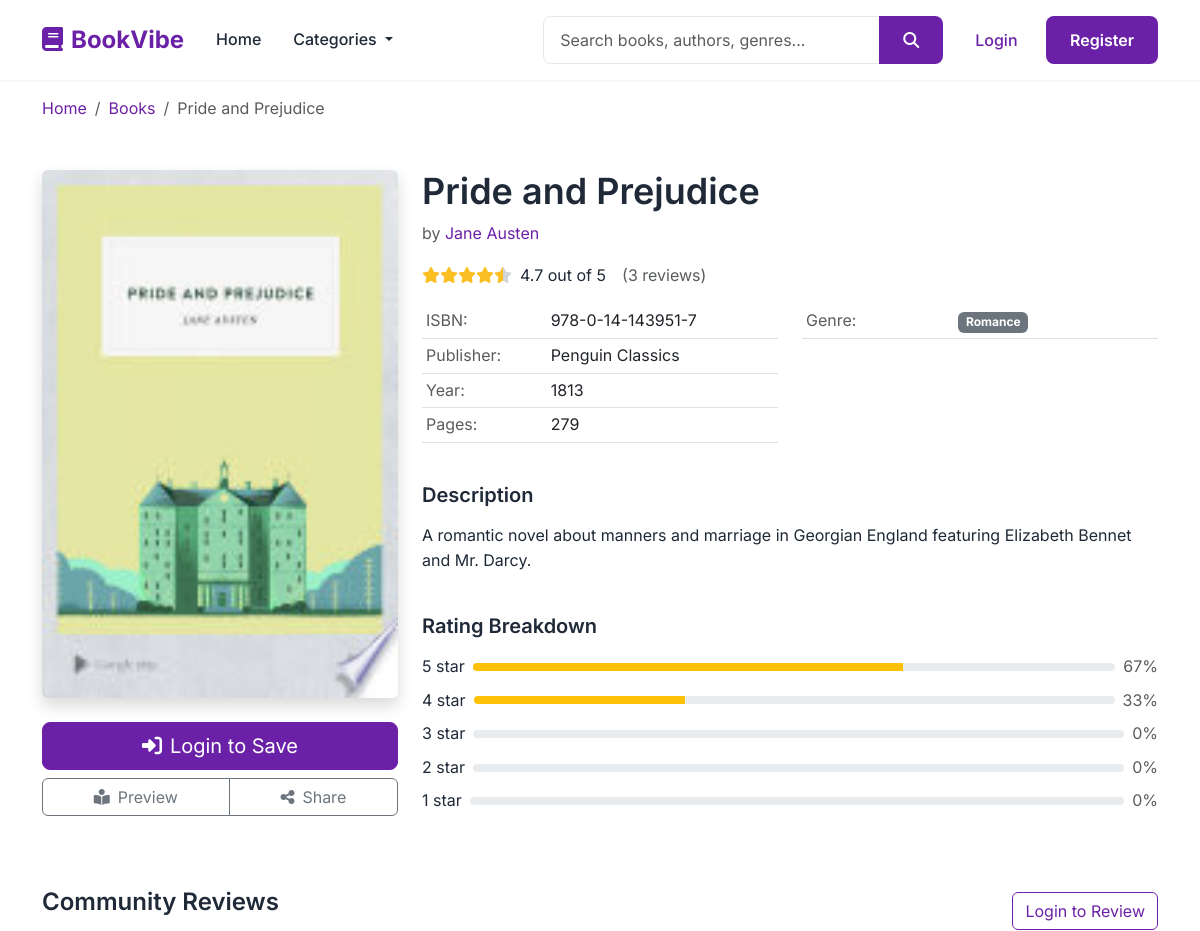
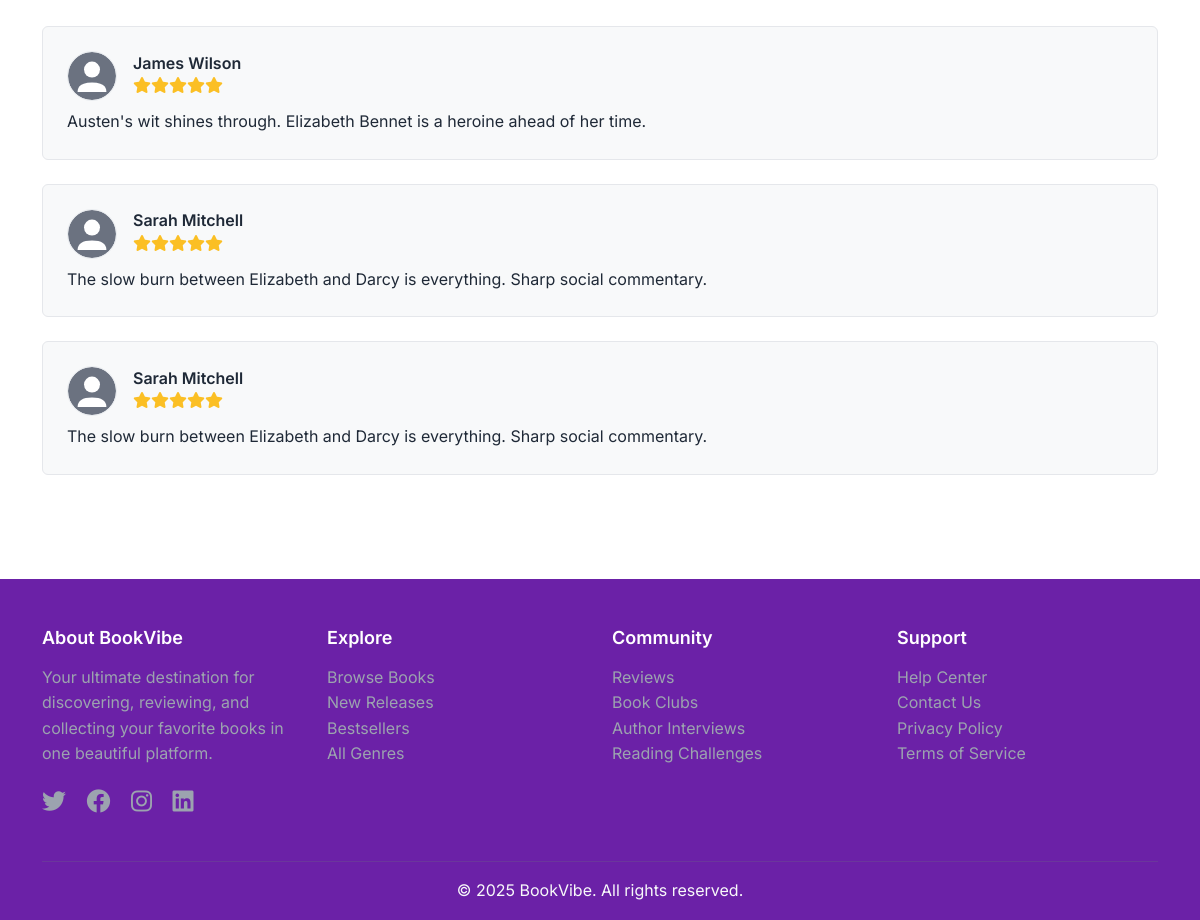
Screenshot of /frontend/book_detail.php?id=4 with the database file from the repository (2 pictures, top to bottom).
### tables this page shows
CREATE TABLE books (
    book_id INT PRIMARY KEY AUTO_INCREMENT,
    title VARCHAR(255) NOT NULL,
    author VARCHAR(255) NOT NULL,
    isbn VARCHAR(20) UNIQUE,
    publisher VARCHAR(255),
    publication_year INT,
    page_count INT,
    description TEXT,
    cover_image VARCHAR(255),
    genre_id INT,
    price DECIMAL(8,2),
    sale_price DECIMAL(8,2),
    avg_rating DECIMAL(3,2) DEFAULT 0.00,
    review_count INT DEFAULT 0,
    created_at TIMESTAMP DEFAULT CURRENT_TIMESTAMP,
    updated_at TIMESTAMP DEFAULT CURRENT_TIMESTAMP ON UPDATE CURRENT_TIMESTAMP,
    
    FOREIGN KEY (genre_id) REFERENCES genres(genre_id) ON DELETE SET NULL,
    INDEX idx_title (title),
    INDEX idx_author (author),
    INDEX idx_genre (genre_id),
    INDEX idx_rating (avg_rating),
    INDEX idx_year (publication_year),
    FULLTEXT idx_search (title, author, description)
);

CREATE TABLE genres (
    genre_id INT PRIMARY KEY AUTO_INCREMENT,
    genre_name VARCHAR(50) UNIQUE NOT NULL,
    genre_icon VARCHAR(50),
    display_order INT DEFAULT 0,
    book_count INT DEFAULT 0,
    
    INDEX idx_name (genre_name),
    INDEX idx_order (display_order)
);

CREATE TABLE reviews (
    review_id INT PRIMARY KEY AUTO_INCREMENT,
    user_id INT NOT NULL,
    book_id INT NOT NULL,
    rating INT NOT NULL CHECK (rating >= 1 AND rating <= 5),
    review_title VARCHAR(200),
    review_text TEXT,
    is_public BOOLEAN DEFAULT TRUE,
    helpful_count INT DEFAULT 0,
    created_at TIMESTAMP DEFAULT CURRENT_TIMESTAMP,
    updated_at TIMESTAMP DEFAULT CURRENT_TIMESTAMP ON UPDATE CURRENT_TIMESTAMP,
    
    FOREIGN KEY (user_id) REFERENCES users(user_id) ON DELETE CASCADE,
    FOREIGN KEY (book_id) REFERENCES books(book_id) ON DELETE CASCADE,
    UNIQUE KEY unique_user_book (user_id, book_id),
    INDEX idx_user (user_id),
    INDEX idx_book (book_id),
    INDEX idx_rating (rating),
    INDEX idx_public (is_public),
    INDEX idx_created (created_at)
);

CREATE TABLE users (
    user_id INT PRIMARY KEY AUTO_INCREMENT,
    full_name VARCHAR(100) NOT NULL,
    email VARCHAR(255) UNIQUE NOT NULL,
    password_hash VARCHAR(255) NOT NULL,
    profile_picture VARCHAR(255) DEFAULT 'default.jpg',
    bio TEXT,
    favorite_genres JSON,
    created_at TIMESTAMP DEFAULT CURRENT_TIMESTAMP,
    last_login TIMESTAMP NULL,
    is_active BOOLEAN DEFAULT TRUE,
    
    INDEX idx_email (email),
    INDEX idx_active (is_active)
);

### frontend/book_detail.php (the view, shortened to what this page needs)
<?php
include 'includes/header.php';
$bookId = isset($_GET['id']) ? (int)$_GET['id'] : 0;
try {
    $sql_book = "
        SELECT
            b.*,
            g.genre_name
        FROM
            books b
        LEFT JOIN
            genres g ON b.genre_id = g.genre_id
        WHERE
            b.book_id = ?";
    $stmt = $pdo->prepare($sql_book);
    $stmt->execute([$bookId]);
    $book = $stmt->fetch(PDO::FETCH_ASSOC);
    $book['rating'] = round($book['avg_rating'], 1);
    $book['reviews'] = $book['review_count'];
    $book['cover'] = 'assets/images/books/' . $book['cover_image'];
    $sql_reviews = "
        SELECT
            r.*,
            u.full_name AS user_name,
            u.profile_picture AS avatar
        FROM
            reviews r
        JOIN
            users u ON r.user_id = u.user_id
        WHERE
            r.book_id = ?
        ORDER BY
            r.created_at DESC
    ";
    $stmt = $pdo->prepare($sql_reviews);
    $stmt->execute([$bookId]);
    $reviews = $stmt->fetchAll(PDO::FETCH_ASSOC);
    $ratingsBreakdown = [];
    $sql_breakdown = "
        SELECT
            rating,
            COUNT(review_id) AS count
        FROM
            reviews
        WHERE
            book_id = ?
        GROUP BY
            rating
        ORDER BY
            rating DESC";
    $stmt = $pdo->prepare($sql_breakdown);
    $stmt->execute([$bookId]);
    $breakdown_results = $stmt->fetchAll(PDO::FETCH_ASSOC);
    $total_reviews_count = $book['reviews'];
    for ($i = 5; $i >= 1; $i--) {
        $found = false;
        foreach ($breakdown_results as $row) {
            if ($row['rating'] == $i) {
                $ratingsBreakdown[$i] = $total_reviews_count > 0 ?
                                        round(($row['count'] / $total_reviews_count) * 100) : 0;
                $found = true;
                break;
            }
        }
        if (!$found) {
            $ratingsBreakdown[$i] = 0;
        }
    }
} catch (PDOException $e) {
    error_log("Database error in book_detail.php: " . $e->getMessage());
    echo '<div class="container mt-5"><div class="alert alert-danger">Error: Unable to load book details.</div></div>';
    include 'includes/footer.php';
    exit;
}
?>
<nav aria-label="breadcrumb" class="container mt-3">
    <ol class="breadcrumb">
        <li class="breadcrumb-item"><a href="index.php">Home</a></li>
        <li class="breadcrumb-item"><a href="browse.php">Books</a></li>
        <li class="breadcrumb-item active" aria-current="page"><?php echo htmlspecialchars($book['title']); ?></li>
    </ol>
</nav>
<div class="container my-5">
    <div class="row">
        <div class="col-lg-4 mb-4">
            <div class="position-relative">
                <img src="<?php echo $book['cover']; ?>" alt="<?php echo htmlspecialchars($book['title']); ?>"
                     class="img-fluid rounded shadow book-detail-cover">
            </div>
            <div class="d-grid gap-2 mt-4">
                <?php if (isset($_SESSION['user_id'])): ?>
                    <?php
                    $fav_check = $pdo->prepare("SELECT favorite_id FROM favorites WHERE user_id = ? AND book_id = ?");
                    $fav_check->execute([$_SESSION['user_id'], $book['book_id']]);
                    $is_favorited = $fav_check->fetch();
                    ?>
                    <button class="btn btn-primary btn-lg favorite-btn <?php echo $is_favorited ? 'favorited' : ''; ?>"
                            data-book-id="<?php echo $book['book_id']; ?>"
                            onclick="toggleBookFavorite(this, <?php echo $book['book_id']; ?>)">
                        <?php if ($is_favorited): ?>
                            <i class="fas fa-heart text-danger me-2"></i>Favorited
                        <?php else: ?>
                            <i class="far fa-heart text-danger me-2"></i>Add to Favorites
                        <?php endif; ?>
                    </button>
                <?php else: ?>
                <a href="login.php" class="btn btn-primary btn-lg">
                    <i class="fas fa-sign-in-alt me-2"></i>Login to Save
                </a>
                <?php endif; ?>
                <div class="btn-group" role="group">
                    <button class="btn btn-outline-secondary" onclick="showComingSoon(event)">
                        <i class="fas fa-book-reader me-2"></i>Preview
                    </button>
                    <button class="btn btn-outline-secondary" onclick="shareBook()">
                        <i class="fas fa-share-alt me-2"></i>Share
                    </button>
                </div>
            </div>
        </div>
        <div class="col-lg-8">
            <h1 class="mb-2"><?php echo htmlspecialchars($book['title']); ?></h1>
            <p class="text-muted mb-3">by <a href="browse.php?search=<?php echo urlencode($book['author']); ?>"
                                            class="text-decoration-none"><?php echo htmlspecialchars($book['author']); ?></a></p>
            <div class="d-flex align-items-center mb-3">
                <div class="rating me-2" data-rating="<?php echo $book['rating']; ?>">
                </div>
                <span class="me-3"><?php echo number_format($book['rating'], 1); ?> out of 5</span>
                <span class="text-muted">(<?php echo number_format($book['reviews']); ?> reviews)</span>
            </div>
            <div class="row mb-4">
                <div class="col-md-6">
                    <table class="table table-sm">
                        <?php if ($book['isbn']): ?>
                        <tr>
                            <td class="text-muted">ISBN:</td>
                            <td><?php echo htmlspecialchars($book['isbn']); ?></td>
                        </tr>
                        <?php endif; ?>
                        <?php if ($book['publisher']): ?>
                        <tr>
                            <td class="text-muted">Publisher:</td>
                            <td><?php echo htmlspecialchars($book['publisher']); ?></td>
                        </tr>
                        <?php endif; ?>
                        <?php if ($book['publication_year']): ?>
                        <tr>
                            <td class="text-muted">Year:</td>
                            <td><?php echo htmlspecialchars($book['publication_year']); ?></td>
                        </tr>
                        <?php endif; ?>
                        <?php if ($book['page_count'] && $book['page_count'] > 0): ?>
                        <tr>
                            <td class="text-muted">Pages:</td>
                            <td><?php echo number_format($book['page_count']); ?></td>
                        </tr>
                        <?php endif; ?>
                    </table>
                </div>
                <div class="col-md-6">
                    <table class="table table-sm">
                        <tr>
                            <td class="text-muted">Genre:</td>
                            <td>
                                <a href="browse.php?genre=<?php echo urlencode(strtolower(str_replace(' ', '-', $book['genre_name']))); ?>"
                                   class="badge bg-secondary text-decoration-none">
                                    <?php echo htmlspecialchars($book['genre_name']); ?>
                                </a>
                            </td>
                        </tr>
                    </table>
                </div>
            </div>
            <div class="mb-4">
                <h4>Description</h4>
                <div id="bookDescription" class="book-description">
                    <p><?php echo nl2br(htmlspecialchars($book['description'])); ?></p>
                </div>
            </div>
            <div class="mb-4">
                <h4>Rating Breakdown</h4>
                <div class="rating-breakdown">
                    <?php for ($star = 5; $star >= 1; $star--): ?>
                    <div class="d-flex align-items-center mb-2">
                        <span class="me-2"><?php echo $star; ?> star</span>
                        <div class="progress flex-grow-1 me-2" style="height: 8px;">
                            <div class="progress-bar bg-warning" role="progressbar"
                                 style="width: <?php echo $ratingsBreakdown[$star]; ?>%"
                                 aria-valuenow="<?php echo $ratingsBreakdown[$star]; ?>"
                                 aria-valuemin="0" aria-valuemax="100"></div>
                        </div>
                        <span class="text-muted"><?php echo $ratingsBreakdown[$star]; ?>%</span>
                    </div>
                    <?php endfor; ?>
                </div>
            </div>
        </div>
    </div>
    <div class="row mt-5">
        <div class="col-12">
            <div class="d-flex justify-content-between align-items-center mb-4">
                <h3>Community Reviews</h3>
                <?php if (isset($_SESSION['user_id'])): ?>
                <button class="btn btn-primary" data-bs-toggle="modal" data-bs-target="#writeReviewModal">
                    <i class="fas fa-pen me-2"></i>Write a Review
                </button>
                <?php else: ?>
                <a href="login.php" class="btn btn-outline-primary">Login to Review</a>
                <?php endif; ?>
            </div>
            <div class="reviews-list">
                <?php foreach ($reviews as $review): ?>
                <div class="review-card mb-4 p-4 bg-light rounded">
                    <div class="d-flex justify-content-between mb-2">
                        <div class="d-flex align-items-center">
                            <img src="<?php echo $review['avatar']; ?>?t=<?php echo time(); ?>" alt="User"
                                 class="rounded-circle me-3" width="50" height="50"
                                 onerror="this.src='assets/images/profiles/default.svg'"
                                 style="background: #f8f9fa; border: 1px solid #e9ecef;">
                            <div>
                                <h6 class="mb-0"><?php echo htmlspecialchars($review['user_name']); ?></h6>
                                <div class="rating" data-rating="<?php echo $review['rating']; ?>">
                                </div>
                            </div>
                        </div>
                    </div>
                    <p class="mb-0"><?php echo nl2br(htmlspecialchars($review['review_text'])); ?></p>
                </div>
                <?php endforeach; ?>
            </div>
        </div>
    </div>
</div>
<link rel="stylesheet" href="assets/css/book_detail.css?v=<?php echo time(); ?>">
<?php include 'includes/footer.php'; ?>

### frontend/assets/css/style.css (style rules this page uses)
:root { --primary-purple: #6b21a7; --purple-dark: #581c87; --purple-light: #a855f7; --purple-gradient: linear-gradient(135deg, #667eea 0%, #764ba2 100%); --text-dark: #1F2937; --text-medium: #6B7280; --text-light: #9CA3AF; --bg-light: #F3F4F6; --border-color: #E5E7EB; --success: #10B981; --error: #EF4444; --warning: #F59E0B; --star-gold: #FBBF24; --spacing-xs: 0.25rem; --spacing-sm: 0.5rem; --spacing-md: 1rem; --spacing-lg: 1.5rem; --spacing-xl: 2rem; --spacing-2xl: 3rem; --radius-sm: 4px; --radius-md: 8px; --radius-lg: 12px; --radius-xl: 16px; --shadow-sm: 0 1px 2px rgba(0, 0, 0, 0.05); --shadow-md: 0 4px 6px rgba(0, 0, 0, 0.1); --shadow-lg: 0 10px 15px rgba(0, 0, 0, 0.1); --shadow-xl: 0 20px 25px rgba(0, 0, 0, 0.15); }
* { margin: 0; padding: 0; box-sizing: border-box; }
body { font-family: 'Inter', -apple-system, BlinkMacSystemFont, 'Segoe UI', sans-serif; color: var(--text-dark); line-height: 1.6; background-color: #ffffff; }
h1, h2, h3, h4, h5, h6 { font-weight: 600; line-height: 1.2; margin-bottom: var(--spacing-md); }
h1 { font-size: 2.25rem; }
h3 { font-size: 1.5rem; }
h4 { font-size: 1.25rem; }
h6 { font-size: 1rem; }
a { color: var(--primary-purple); text-decoration: none; transition: all 0.3s ease; }
.btn-primary, .btn.btn-primary, button.btn-primary, a.btn-primary { background: var(--primary-purple) !important; background-color: var(--primary-purple) !important; border-color: var(--primary-purple) !important; color: white !important; }
a { color: var(--primary-purple); text-decoration: none; }
.btn-outline-primary { color: var(--primary-purple) !important; border-color: var(--primary-purple) !important; }
.review-card { background: white; border: 1px solid var(--border-color); border-radius: var(--radius-lg); padding: 1.5rem; margin-bottom: 1rem; }
.book-detail-cover { width: 100%; max-width: 400px; border-radius: var(--radius-lg); box-shadow: var(--shadow-xl); }
.rating-breakdown { margin-top: 1rem; }

### frontend/assets/css/book_detail.css (style rules this page uses)
.book-detail-cover { max-height: 600px; width: 100%; object-fit: cover; }
.book-description { max-height: 200px; overflow: hidden; transition: max-height 0.3s ease; }

### rows the page displays
books: title "Pride and Prejudice", author "Jane Austen", review_count "3", isbn "978-0-14-143951-7", publisher "Penguin Classics", publication_year "1813", page_count "279", genre.genre_name "Romance", description "A romantic novel about manners and marriage in Georgian England featuring Elizabeth Bennet and Mr. Darcy."
reviews: user.full_name "James Wilson", review_text "Austen's wit shines through. Elizabeth Bennet is a heroine ahead of her time."
reviews: user.full_name "Sarah Mitchell", review_text "The slow burn between Elizabeth and Darcy is everything. Sharp social commentary."

### other values shown
$book['rating'] "4.7"
$ratingsBreakdown[$star] "67"
$ratingsBreakdown[$star] "33"
$ratingsBreakdown[$star] "0"
